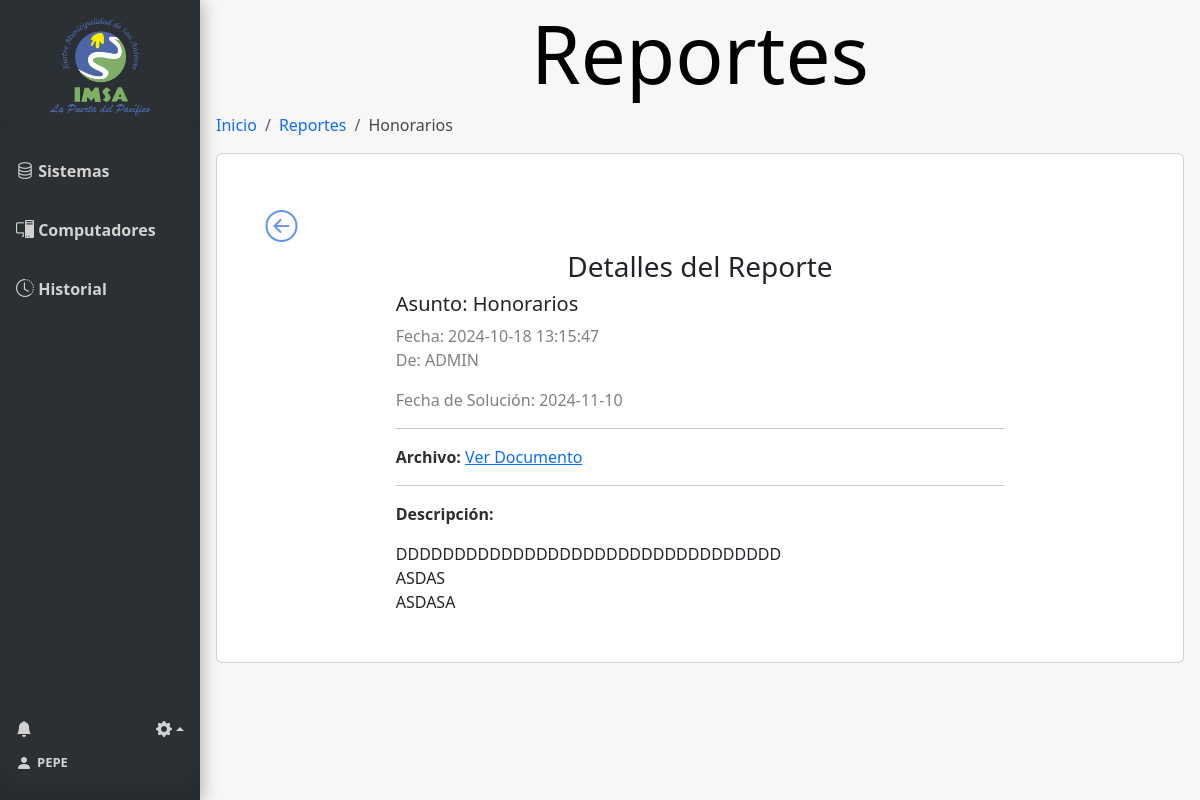
The page /reportes/ver_reporte/3 (signed in) on the database its author committed.
### tables this page shows
CREATE TABLE Usuario (
    Id_usuario INTEGER PRIMARY KEY AUTOINCREMENT,
    Nombre_user VARCHAR(100),
    Email VARCHAR(100),
    Psw VARCHAR(100),
    id_tipo_usuario INTEGER,
    FOREIGN KEY (id_tipo_usuario) REFERENCES Tipo_usuario(id_tipo_usuario)
);

CREATE TABLE Reportes (
    id_reporte INTEGER PRIMARY KEY AUTOINCREMENT,
    usuario_id INTEGER,
    num_solicitud VARCHAR(100) NOT NULL,
    asunto VARCHAR(100) NOT NULL,
    descripcion VARCHAR(300) NOT NULL,
    fecha TIMESTAMP DEFAULT CURRENT_TIMESTAMP,
    fecha_solucion TIMESTAMP,
    archivo VARCHAR,
    FOREIGN KEY (usuario_id) REFERENCES Usuario(Id_usuario)
);

### routes/reportes.py (the view)
@reportes_bp.route('/ver_reporte/<int:id_reporte>', methods=['GET'])
@login_required
def ver_reporte(id_reporte):
    conn = get_db_connection()
    reporte = conn.execute('''
                           SELECT Reportes.id_reporte, Reportes.num_solicitud, Reportes.asunto, Reportes.fecha, Reportes.fecha_solucion, Reportes.descripcion, Reportes.archivo, Usuario.Nombre_user
                           FROM Reportes
                           INNER JOIN Usuario ON Usuario.id_usuario = Reportes.usuario_id
                           WHERE id_reporte = ?
                           ORDER BY Reportes.fecha DESC
                           ''', (id_reporte,)).fetchone()
    if reporte is None:
        conn.close()
        abort(404)
    conn.close()
    user = current_user
    num_notificaciones_totales = get_total_notifications(user.id)
    info_notificaciones = get_info_notifications(user.id)
    return render_template('ver_reporte.html', reporte=reporte, user=user, num_notificaciones_totales=num_notificaciones_totales, info_notificaciones=info_notificaciones)

### app.py (called while the page is built)
@login_manager.user_loader
def load_user(user_id):
    from model import Usuario
    user = Usuario.get_by_id(user_id)
    return user

### model.py (called while the page is built)
def get_db_connection():
    conn = sqlite3.connect('database.db')
    conn.row_factory = sqlite3.Row
    return conn

    @staticmethod
    def get_by_id(id_usuario):
        conn = get_db_connection()
        user_data = conn.execute('SELECT * FROM Usuario WHERE Id_usuario = ?', (id_usuario,)).fetchone()
        conn.close()
        if user_data:
            return Usuario(
                user_data['Id_usuario'],
                user_data['Nombre_user'],
                user_data['Email'],
                user_data['Psw'],
                user_data['id_tipo_usuario']
            )
        return None

### templates/ver_reporte.html
{% extends 'base.html' %}
{% block head %}
<link rel="stylesheet" href="{{ url_for('static', filename='css/style_verReporte.css')}}">
{% endblock %}
{% block content %}
<h1 class="block-effect" style="--td:0.3s">
    <div class="block-reveal" style="--bc: #2b3034; --d: 0.5s">Reportes</div>
</h1>
{% block breadcrumb %}
    <nav aria-label="breadcrumb">
        <ol class="breadcrumb">
            <li class="breadcrumb-item"><a href="{{ url_for('sistema.index') }}">Inicio</a></li>
            <li class="breadcrumb-item"><a href="{{ url_for('reportes.reportes') }}">Reportes</a></li>
            <li class="breadcrumb-item active" aria-current="page">{{reporte['asunto']}}</li>
        </ol>
    </nav>
{% endblock %}
<div class="card text-start mb-3">
    <div class="bodyBack">
        <a id="botonBack" href="{{url_for('reportes.reportes')}}" aria-valuetext="a">
            <i class="bi bi-arrow-left-circle"  style="font-size: 2rem; color: cornflowerblue;"></i>
        </a>
    </div>
    <div class="report-details" id="ReportDetails">
        <div class="report-details-header">
            <h3>Detalles del Reporte</h3>
        </div>
        <div class="report-details-body">
            <div class="headReporte">
                <h5>Asunto: {{reporte['asunto']}}</h5>
                <p class="fecha">Fecha: {{reporte['fecha']}} <br>De: {{reporte['Nombre_user']}}</p>
            </div>
            <p class="fecha">Fecha de Solución: {{reporte['fecha_solucion']}}</p>
            <hr>
            {% if reporte['archivo'] %}
            <div class="archivoReporte">
                <p><strong>Archivo:</strong> <a href="{{ url_for('reportes.uploaded_file', filename=reporte['archivo']) }}"
                        target="_blank">Ver Documento </a></p>
                <hr>
            </div>
            {% endif %}
            <div class="descripcionReporte">
                <p><strong>Descripción:</strong>  </p>
                <div class="descripcion-text">{{ reporte['descripcion'] }}</div>
            </div>
        </div>
    </div>
</div>
{% endblock %}

### templates/base.html (shortened to what this page needs)
<!doctype html>
<html lang="es">
<head>
  {% block head %} {% endblock %}
  <link rel="stylesheet" href="{{ url_for('static', filename='css/style_base.css') }}">
  <link href="https://cdn.jsdelivr.net/npm/bootstrap@5.3.3/dist/css/bootstrap.min.css" rel="stylesheet"
>
  <link href="https://cdn.jsdelivr.net/npm/bootstrap-icons/font/bootstrap-icons.css" rel="stylesheet">
</head>
<body>
  <div class="sidebar" style="display: flex; flex-direction: column; height: 100vh;">
    <div class="tituloMenu">
      <img src="{{ url_for('static', filename='img/logo.png') }}" alt="Logo-IMSA" width="100px">
    </div>
    <hr>
    <a href="{{ url_for('sistema.index') }}" class="slide_right {% if request.endpoint == 'index' %}active{% endif %}">
      <i class="bi bi-database" style="font-size: large !important;"></i>
      <b id="menu-link">Sistemas</b>
    </a>
    <a href="{{ url_for('computadores.computadores') }}"
      class="slide_right {% if request.endpoint == 'computadores' %}active{% endif %}">
      <i class="bi bi-pc-display" style="font-size: large !important;"></i>
      <b id="menu-link">Computadores</b>
    </a>
    <a href="{{ url_for('historial.historial') }}" class="slide_right {% if request.endpoint == 'historial' %}active{% endif %}">
      <i class="bi bi-clock-history" style="font-size: large !important;"></i>
      <b id="menu-link">Historial</b>
    </a>
    <div class="menuAbajo">
      <div class="ajuste_notificacion">
        <div class="notificacion">
          <a href="#" class="icon me-3" data-bs-toggle="modal" data-bs-target="#ModalNotifiaciones">
            <i class="bi bi-bell-fill position-relative">
            </i>
          </a>
        </div>
        <div class="ajustes btn-group dropup">
          <a href="" class="dropdown-toggle icon" data-bs-toggle="dropdown" aria-expanded="false">
            <i class="bi bi-gear-fill"></i></a>
        </div>
      </div>
      <div class="bodyCuenta">
        <a href="{{ url_for('cuenta') }}" id="cuenta">
          <i class="bi bi-person-fill" style="margin-right: 5px;"></i>
          <b style="font-size: small;"> {{ user.nombre_usuario}}</b>
        </a>
      </div>
    </div>
  </div>
  <div class="content">
    {% block content %}{% endblock %}
  </div>
</body>
</html>

### static/css/style_verReporte.css (style rules this page uses)
.descripcion-text { word-wrap: break-word; word-break: break-all; white-space: pre-wrap; overflow-wrap: break-word; }
.card { padding: 5%; }
.report-details { display: flex; flex-direction: column; justify-content: center; align-items: center; }
.report-details-body { width: 70%; }
.fecha { color: gray; }
div.content { height: 100vh; }

### static/css/style_base.css (style rules this page uses)
body { margin: 0; font-family: "Lato", sans-serif; height: 100vh; }
.content { background-color: #f7f7f7; }
*, *::before, *::after { margin: 0; padding: 0; }
p { color: #2e2e2e; margin-bottom: 20px; }
.block-effect { font-size: calc(8px + 6vw); }
.block-reveal { --t: calc(var(--td) + var(--d)); color: transparent; padding: 4px; position: relative; overflow: hidden; animation: revealBlock 0s var(--t) forwards; }
.block-reveal::after { content: ''; width: 0%; height: 100%; padding-bottom: 4px; position: absolute; top: 0; left: 0; background: #FFF; animation: revealingIn var(--td) var(--d) forwards, revealingOut var(--td) var(--t) forwards; }
h1 { text-align: center; }
.tituloMenu { display: flex; flex-direction: column; margin-top: 10px; margin-bottom: 10px; align-items: center; height: 11%; }
.sidebar { margin: 0; padding: 0; width: 200px; background-color: #2b3034; position: fixed; height: 100%; overflow: auto; box-shadow: inset 0 -1em 1em rgba(0, 0, 0, 0.1), 0.1em 0.1em 1em rgba(0, 0, 0, 0.3); }
.sidebar>a { display: flex; align-items: center; color: #d4d2d0; padding: 16px; text-decoration: none; display: inline-block; cursor: pointer; box-shadow: inset 0 0 0 0 #00213e; -webkit-transition: ease-out 0.4s; -moz-transition: ease-out 0.4s; transition: ease-out 0.4s; }
div.content { margin-left: 200px; padding: 1px 16px; }
#menu-link { margin: 15px 0px 15px 0px; }
.menuAbajo { display: flex; margin-top: auto; color: #d4d2d0; padding: 16px 16px 25px 16px; flex-direction: column; }
.menuAbajo a { color: #d4d2d0; text-decoration: none; cursor: pointer; }
.bodyCuenta { width: 80%; display: flex; justify-content: start; align-content: center; }
#cuenta { display: flex; align-items: center; }
.ajuste_notificacion { display: flex; flex-direction: row; justify-content: space-between; align-items: center; width: 100%; margin-bottom: 10px; }
li a { text-decoration: none !important; }
.notificacion a { display: flex; flex-direction: row; }
.icon { transition-duration: 0.3s; -webkit-tap-highlight-color: rgba(0, 0, 0, 0); transform: translateZ(0); box-shadow: 0 0 1px rgba(0, 0, 0, 0); }
.breadcrumb-item.active { color: #474747 !important; }

### rows shown on the page
Usuario: nombre_usuario "PEPE"
Reportes: asunto "Honorarios", fecha "2024-10-18 13:15:47", fecha_solucion "2024-11-10", descripcion "DDDDDDDDDDDDDDDDDDDDDDDDDDDDDDDDD ASDAS ASDASA"
Usuario: Nombre_user "ADMIN"
